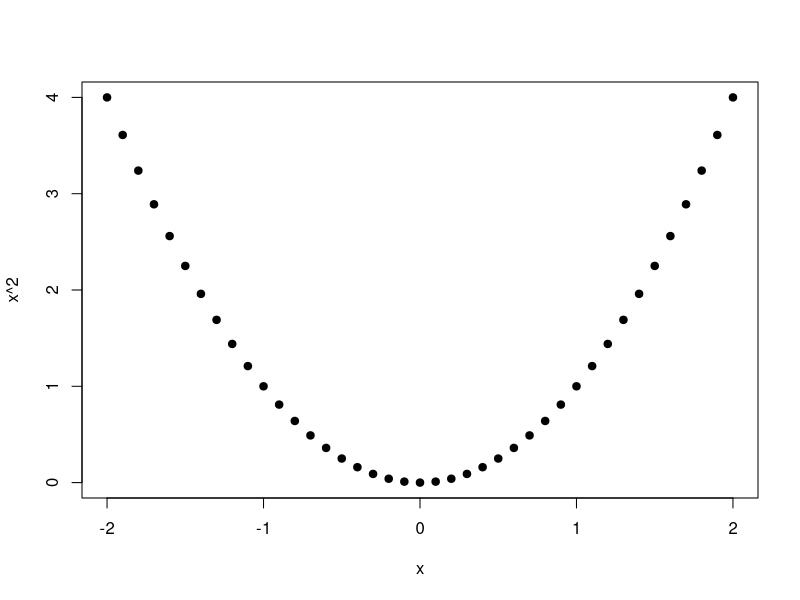

Here is the R script that generated this plot:
# Relazione deterministica non lineare.
u <- seq(-2, 2, length.out = 41)
y_curva <- u^2
cor(u, y_curva)
plot(u, y_curva, pch = 19,
  xlab = "x", ylab = "x^2")
